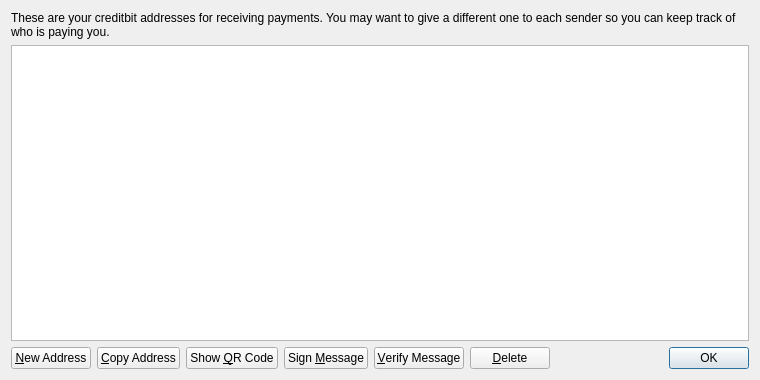
<?xml version="1.0" encoding="UTF-8"?>
<ui version="4.0">
 <class>AddressBookPage</class>
 <widget class="QWidget" name="AddressBookPage">
  <property name="geometry">
   <rect>
    <x>0</x>
    <y>0</y>
    <width>760</width>
    <height>380</height>
   </rect>
  </property>
  <property name="windowTitle">
   <string>Address Book</string>
  </property>
  <layout class="QVBoxLayout" name="verticalLayout">
   <item>
    <widget class="QLabel" name="labelExplanation">
     <property name="text">
      <string>These are your creditbit addresses for receiving payments. You may want to give a different one to each sender so you can keep track of who is paying you.</string>
     </property>
     <property name="textFormat">
      <enum>Qt::PlainText</enum>
     </property>
     <property name="wordWrap">
      <bool>true</bool>
     </property>
    </widget>
   </item>
   <item>
    <widget class="QTableView" name="tableView">
     <property name="contextMenuPolicy">
      <enum>Qt::CustomContextMenu</enum>
     </property>
     <property name="toolTip">
      <string>Double-click to edit address or label</string>
     </property>
     <property name="tabKeyNavigation">
      <bool>false</bool>
     </property>
     <property name="alternatingRowColors">
      <bool>true</bool>
     </property>
     <property name="selectionMode">
      <enum>QAbstractItemView::SingleSelection</enum>
     </property>
     <property name="selectionBehavior">
      <enum>QAbstractItemView::SelectRows</enum>
     </property>
     <property name="sortingEnabled">
      <bool>true</bool>
     </property>
     <attribute name="verticalHeaderVisible">
      <bool>false</bool>
     </attribute>
    </widget>
   </item>
   <item>
    <layout class="QHBoxLayout" name="horizontalLayout">
     <item>
      <widget class="QPushButton" name="newAddressButton">
       <property name="toolTip">
        <string>Create a new address</string>
       </property>
       <property name="text">
        <string>&amp;New Address</string>
       </property>
       <property name="icon">
        <iconset resource="../bitcoin.qrc">
         <normaloff>:/icons/add</normaloff>:/icons/add</iconset>
       </property>
      </widget>
     </item>
     <item>
      <widget class="QPushButton" name="copyToClipboard">
       <property name="toolTip">
        <string>Copy the currently selected address to the system clipboard</string>
       </property>
       <property name="text">
        <string>&amp;Copy Address</string>
       </property>
       <property name="icon">
        <iconset resource="../bitcoin.qrc">
         <normaloff>:/icons/editcopy</normaloff>:/icons/editcopy</iconset>
       </property>
      </widget>
     </item>
     <item>
      <widget class="QPushButton" name="showQRCode">
       <property name="text">
        <string>Show &amp;QR Code</string>
       </property>
       <property name="icon">
        <iconset resource="../bitcoin.qrc">
         <normaloff>:/icons/qrcode</normaloff>:/icons/qrcode</iconset>
       </property>
      </widget>
     </item>
     <item>
      <widget class="QPushButton" name="signMessage">
       <property name="toolTip">
        <string>Sign a message to prove you own a creditbit address</string>
       </property>
       <property name="text">
        <string>Sign &amp;Message</string>
       </property>
       <property name="icon">
        <iconset resource="../bitcoin.qrc">
         <normaloff>:/icons/edit</normaloff>:/icons/edit</iconset>
       </property>
      </widget>
     </item>
     <item>
      <widget class="QPushButton" name="verifyMessage">
       <property name="toolTip">
        <string>Verify a message to ensure it was signed with a specified creditbit address</string>
       </property>
       <property name="text">
        <string>&amp;Verify Message</string>
       </property>
       <property name="icon">
        <iconset resource="../bitcoin.qrc">
         <normaloff>:/icons/transaction_0</normaloff>:/icons/transaction_0</iconset>
       </property>
      </widget>
     </item>
     <item>
      <widget class="QPushButton" name="deleteButton">
       <property name="toolTip">
        <string>Delete the currently selected address from the list</string>
       </property>
       <property name="text">
        <string>&amp;Delete</string>
       </property>
       <property name="icon">
        <iconset resource="../bitcoin.qrc">
         <normaloff>:/icons/remove</normaloff>:/icons/remove</iconset>
       </property>
      </widget>
     </item>
     <item>
      <spacer name="horizontalSpacer">
       <property name="orientation">
        <enum>Qt::Horizontal</enum>
       </property>
       <property name="sizeHint" stdset="0">
        <size>
         <width>40</width>
         <height>20</height>
        </size>
       </property>
      </spacer>
     </item>
     <item>
      <widget class="QDialogButtonBox" name="buttonBox">
       <property name="sizePolicy">
        <sizepolicy hsizetype="Maximum" vsizetype="Fixed">
         <horstretch>0</horstretch>
         <verstretch>0</verstretch>
        </sizepolicy>
       </property>
       <property name="standardButtons">
        <set>QDialogButtonBox::Ok</set>
       </property>
      </widget>
     </item>
    </layout>
   </item>
  </layout>
 </widget>
 <resources>
  <include location="../bitcoin.qrc"/>
 </resources>
 <connections/>
</ui>
